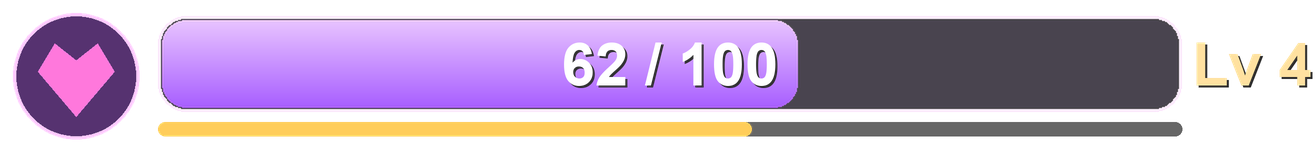
#> input picture art/LilithWidget_display.png, 1316 x 152 px, given in place of energy0.png, which was not available
$ python make_state_sets.py LilithWidget_display.png bar_fill.png
#> lines starting #> are read from the running program, lines starting #| are printed output that depends on the picture
"""Make the _drain (pink) and _death (red) template sets from the base art by recolouring the
lilac fill, then export all three sets as uncompressed DDS with mips into the package.
Usage: make_state_sets.py <texconv.exe> <pkg_root>"""
import os, sys, subprocess, tempfile, shutil
from PIL import Image

texconv, pkg = sys.argv[1], sys.argv[2]
here = os.path.dirname(os.path.abspath(__file__))

# lilac (base) -> pink (drain) / red (death): the palette the DLL uses for tinting, applied exactly.
STATES = {
    '_drain': ((255, 207, 242), (255, 157, 227)),
    '_death': ((255, 102, 102), (255, 51, 51)),
}
BASE = ((235, 200, 255), (165, 90, 255))   # top / bottom of the base fill gradient

def recolour(img, light, dark):
    """Pixels that are 'lilac fill' get remapped onto the new light->dark gradient by luminance."""
    im = img.convert('RGBA')
    px = im.load()
    w, h = im.size
    for y in range(h):
        for x in range(w):
            r, g, b, a = px[x, y]
            if a == 0:
                continue
            # fill detection: blue-dominant, not the dark trough, not the near-white frame
            if b > 200 and r > 120 and not (r > 235 and g > 225):
                t = (235 - r) / 70.0  # 0 at the top of the gradient, 1 at the bottom
                t = max(0.0, min(1.0, t))
                nr = int(light[0] + (dark[0] - light[0]) * t)
                ng = int(light[1] + (dark[1] - light[1]) * t)
                nb = int(light[2] + (dark[2] - light[2]) * t)
                px[x, y] = (nr, ng, nb, a)
    return im

tmp = tempfile.mkdtemp(prefix='lilith_states_')
jobs = []  # (png path, dest dir)
for i in range(9):
    src = os.path.join(here, 'stages', 'energy%d.png' % i)
    for suf, (light, dark) in STATES.items():
        out = os.path.join(tmp, 'energy%d%s.png' % (i, suf))
        recolour(Image.open(src), light, dark).save(out)
#> in recolour, im is the input picture: PIL image 1316x152 RGBA; mean R, G, B, A 96.4, 73.3, 102.4, 143.7
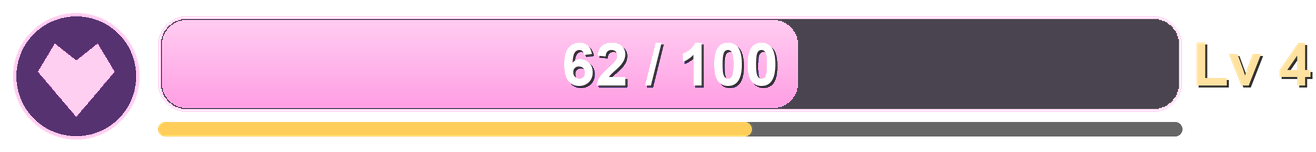
#> saved as energy0_drain.png: PIL image 1316x152 RGBA; mean R, G, B, A 110.9, 83.6, 97.7, 143.7; transparent parts drawn white
        jobs.append((out, os.path.join(pkg, 'Art', 'Stages')))
#> pass 2 of the loop `for i in range(9):`:
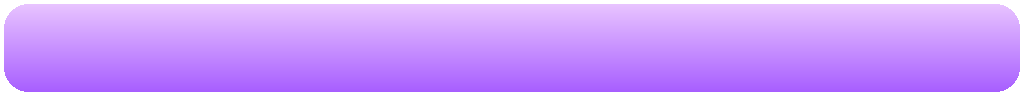
#> input picture art/bar_fill.png, 1024 x 96 px, given in place of energy1.png, which was not available
#> in recolour, im is the input picture: PIL image 1024x96 RGBA; mean R, G, B, A 180.4, 130.7, 230.6, 230.6
#> `recolour(Image.open(src), light, dark).save(out)`:
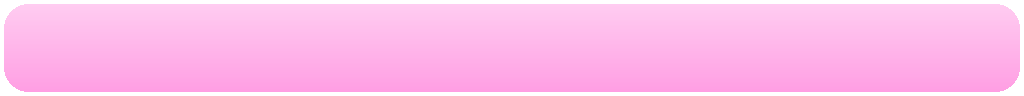
#> saved as energy1_drain.png: PIL image 1024x96 RGBA; mean R, G, B, A 230.6, 163.8, 211.5, 230.6; transparent parts drawn white
#> (the run stopped early here; a loop or call above may not have finished)
